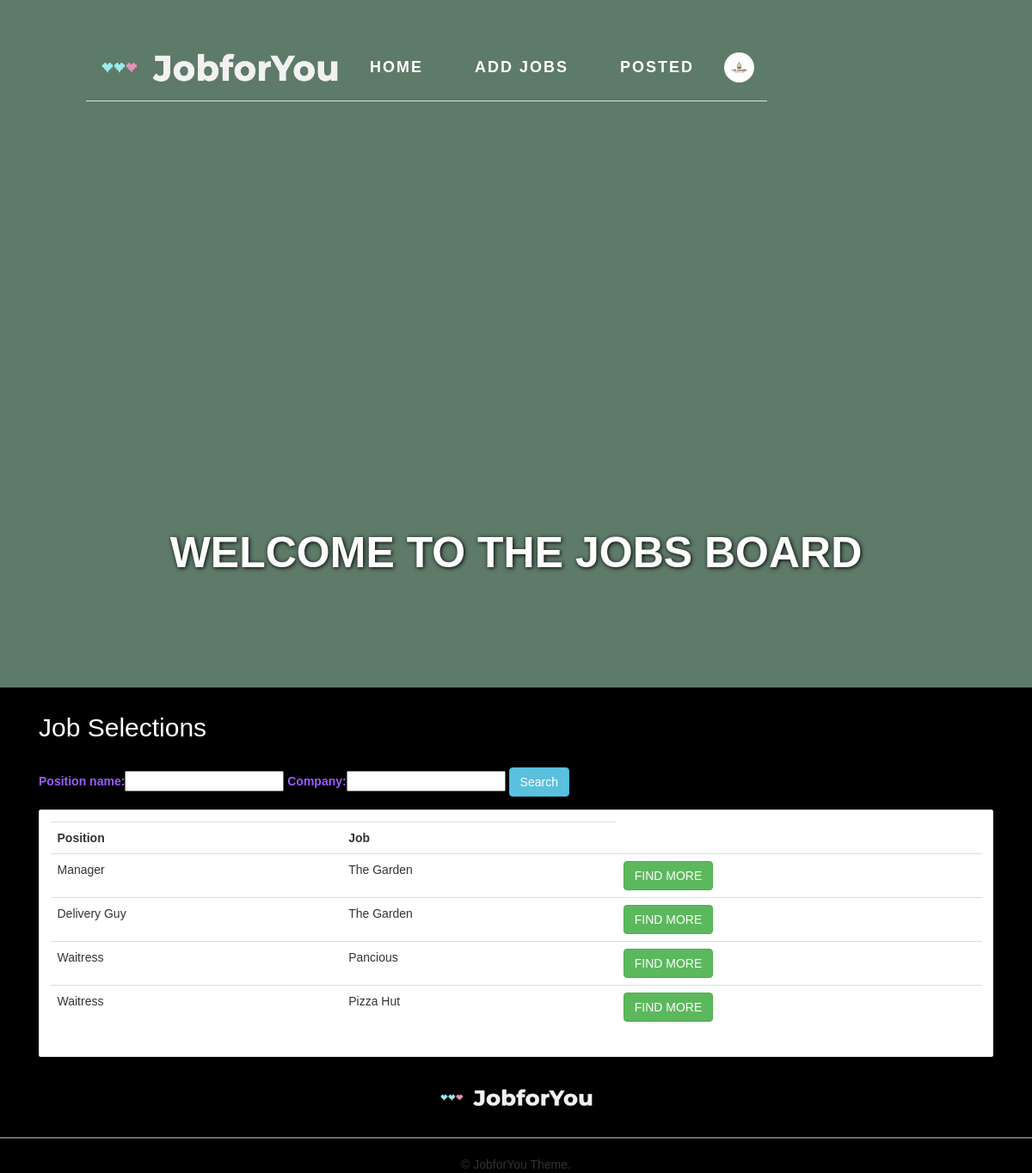
Page /jobs/ (signed in) on the committed database.
### account/models.py (models this page shows, shortened)
class CustomUser(AbstractUser):
    is_company = models.BooleanField(default=False)
    is_applicant = models.BooleanField(default=False)
    name = models.CharField(max_length=30, blank=True, null=True)
    email = models.EmailField(
        verbose_name="email",
        max_length=60,
        unique=True,
    )
    def get_applicant(self):
        return self.is_applicant

class Company(models.Model):
    company = models.OneToOneField(CustomUser, on_delete=models.CASCADE, primary_key=True)
    profile_pic = models.ImageField(default="profile_pic.png", null=True, blank=True)
    objects = models.Manager()
    def get_profile_pic(self):
        return self.profile_pic

### jobs/models.py (models this page shows, shortened)
class Job(models.Model):
    company = models.CharField(max_length=255, blank=False)
    position_name = models.CharField(max_length=100)
    text_description = models.TextField()
    min_age = models.IntegerField()
    max_age = models.IntegerField()
    gender = models.CharField(max_length=20, default=GENDER_ALL, choices=GENDER_CHOICES)
    salary = models.IntegerField()
    creator = models.ForeignKey(Company, on_delete=models.CASCADE, null=True, blank=True)
    objects = models.Manager()
    def get_company(self):
        return self.company
    def get_position_name(self):
        return self.position_name

### jobs/views.py (the view)
# urls.py: path('jobs/', get_jobs, name='jobs_view'),
def get_jobs(request):
    job = Job.objects.all()
    myFilter = JobFilter(request.GET, queryset=job)
    job = myFilter.qs
    context = {
        'job': job,
        'myFilter': myFilter,
    }
    return render(request, 'jobs/job.html', context)

### jobs/templates/jobs/job.html (shortened to what this page needs)
{% extends "base.html" %}
{% load static %}
{% block content %}
<div class="landing">
    <div class="job-wrap">
        <div class="job-inner">
        </div>
    </div>
    <div class="job text-center mt-5">
        <h2>WELCOME TO THE JOBS BOARD </h2>
    </div>
</div>
<div class="col-md-12">
    <h2 class="text-white mx-5 mt-5 mb-5">Job Selections</h2>
    <form method="get" class="text">
        {{myFilter.form}}
        <button class="btn btn-info" type="submit">Search</button>
    </form>
    <div class="mx-5 card card-body">
        <table class="table table-sm">
            <tr>
                <th>Position</th>
                <th>Job</th>
            </tr>
            {% for job in job %}
            <tr>
                <td>{{ job.get_position_name }}</td>
                <td>{{ job.get_company }}</td>
                <td><a class='btn btn-success' href="/jobs/{{ job.id }}" role="button">FIND MORE</a></td>
            </tr>
            {% endfor %}
        </table>
    </div>
</div>
</body>
{% endblock content %}

### templates/snippets/header.html (shortened to what this page needs)
{% load static %}
<header>
    <div class="d-flex p-3 px-md-4 border-bottom mb-3 shadow-sm">
        {% if request.user.is_authenticated %}
            {% if request.user.get_applicant == True %}
            <div class="d-none d-md-flex flex-row my-auto flex-grow-1 align-items-center">
                <img class="mx-auto mt-1" src="{% static 'images/logo.png' %}" alt="JobforYoulogo" width="280" height="50">
                <div class="p-2 text-white">
                    <div class="d-flex flex-row">
                        <nav>
                            <ul>
                                <li><a class="mt-3 mx-5 text-white" href="{% url 'home' %}">HOME</a></li>
                                <li><a class="mt-3 mx-5 text-white" href="{% url 'jobs_view' %}">JOBS</a></li>
                                <li><a class="mt-3 mx-5 text-white" href="{% url 'status' %}">STATUS</a></li>
                            </ul>
                        </nav>
                    </div>
                </div>
                <div class="d-flex flex-row-reverse flex-grow-1">
                    <nav>
                        <div class="dropdown dropleft">
                            <div class="d-flex flex-row">
                                <div class="btn-group dropleft">
                                    <img class="account-image rounded-circle m-auto d-block dropdown-toggle" id="id_profile_links" data-toggle="dropdown" aria-haspopup="true" aria-expanded="false" src="{{request.user.applicant.get_profile_pic.url}}" alt="default account logo" width="35" height="35">
                                    <div class="dropdown-menu" aria-labelledby="id_profile_links">
                                        <a class="dropdown-item" href="{% url 'account_profile' %}">Account</a>
                                        <a class="dropdown-item" href="{% url 'logout' %}">Logout</a>
                                    </div>
                                </div>
                            </div>
                        </div>
                    </nav>
                </div>
            </div>
        </div>
            <div class="d-flex d-md-none flex-column my-auto flex-grow-1 align-items-center">
                <img class="mx-auto mt-1" src="{% static 'images/logo.png' %}" alt="JobforYoulogo" width="280" height="50">
                <div class="p-2 text-white">
                    <div class="d-flex flex-row">
                        <nav>
                            <ul>
                            <li><a class="mt-3 mx-5 text-white" href="{% url 'home' %}">HOME</a></li>
                            <li><a class="mt-3 mx-5 text-white" href="{% url 'jobs_view' %}">JOBS</a></li>
                            <li><a class="mt-3 mx-5 text-white" href="{% url 'status' %}">STATUS</a></li>
                        </ul>
                    </nav>
                </div>
            </div>
            <div class="d-flex flex-row-reverse flex-grow-1">
                <nav class="">
                    <div class="dropdown dropleft show">
                        <div class="d-flex flex-row">
                            <div class="btn-group dropleft">
                                <img class="p-2 account-image rounded-circle m-auto d-block dropdown-toggle" id="id_profile_links" data-toggle="dropdown" aria-haspopup="true" aria-expanded="false" src="{{request.user.applicant.get_profile_pic.url}}" alt="default account logo" width="45" height="45">
                                <div class="dropdown-menu" aria-labelledby="id_profile_links">
                                    <a class="dropdown-item" href="{% url 'account_profile' %}">Account</a>
                                    <a class="dropdown-item" href="{% url 'logout' %}">Logout</a>
                                </div>
                            </div>
                        </div>
                    </div>
                </nav>
            </div>
        </div>
    </div>
    {% else %}
        <div class="d-none d-md-flex flex-row my-auto flex-grow-1 align-items-center">
            <img class="mx-auto mt-1" src="{% static 'images/logo.png' %}" alt="JobforYoulogo" width="280" height="50">
            <div class="p-2 text-white">
                <div class="d-flex flex-row">
                    <nav>
                        <ul>
                            <li><a class="mt-3 mx-5 text-white" href="{% url 'home' %}">HOME</a></li>
                            <li><a class="mt-3 mx-5 text-white" href="{% url 'add_jobs' %}">ADD JOBS</a></li>
                            <li><a class="mt-3 mx-5 text-white" href="{% url 'posted_job' %}">POSTED</a></li>
                        </ul>
                    </nav>
                </div>
            </div>
            <div class="d-flex flex-row-reverse flex-grow-1">
                <nav>
                    <div class="dropdown dropleft">
                        <div class="d-flex flex-row">
                            <div class="btn-group dropleft">
                                <img class="account-image rounded-circle m-auto d-block dropdown-toggle" id="id_profile_links" data-toggle="dropdown" aria-haspopup="true" aria-expanded="false" src="{{request.user.company.get_profile_pic.url}}" alt="default account logo" width="35" height="35">
                            </div>
                        </div>
                    </div>
                </nav>
            </div>
        </div>
    </div>
        {% endif %}
{% endif %}
</header>

### templates/snippets/body_css.html (style rules this page uses)
* { margin: 0; padding: 0; box-sizing: border-box; font-family: "Trebuchet MS", Helvetica, sans-serif; }
body { background: #000; min-height: 200vh; }
:root { --main-background-color: #1a1c1c; }
body { min-height: 150vh; }
header { position: fixed; top: 0; left: 0; width: 100%; display: flex; justify-content: space-between; align-items: center; transition: 0.6s; padding: 40px 100px; z-index: 100000; }
header ul { position: relative; display: flex; justify-content: center; align-items: center; margin-top: 11px; }
header ul li { position: relative; list-style: none; }
header ul li a { position: relative; margin: 0 15px; text-decoration: none; color: #fff; letter-spacing: 2px; font-weight: bold; transition: 0.6s; font-size: 18px; }
.job { width: 100%; max-width: 100%; position: absolute; top: 40%; z-index: 1; color: white; height: 50px; }
.job h2 { font-size: 5rem; text-shadow: .1rem .1rem .5rem black; padding-bottom: 1.6rem; font-weight: bold; margin-top: 40px; }
.job-inner { background-color: #5e7a68; background-size: cover; position: relative; width: 100%; height: 100vh; }

### jobs/templates/jobs/job.html (style rules this page uses)
a { color: black; }
.card-body { background-color: rgb(255, 255, 255); margin-bottom: 30px; }
.text { color: #9a5cff; margin-left: 30px; margin-bottom: 15px; }

### rows in the picture
CustomUser: user.company.get_profile_pic (picture)
Job: get_position_name "Manager", get_company "The Garden"
Job: get_position_name "Delivery Guy", get_company "The Garden"
Job: get_position_name "Waitress", get_company "Pancious"
Job: get_position_name "Waitress", get_company "Pizza Hut"
